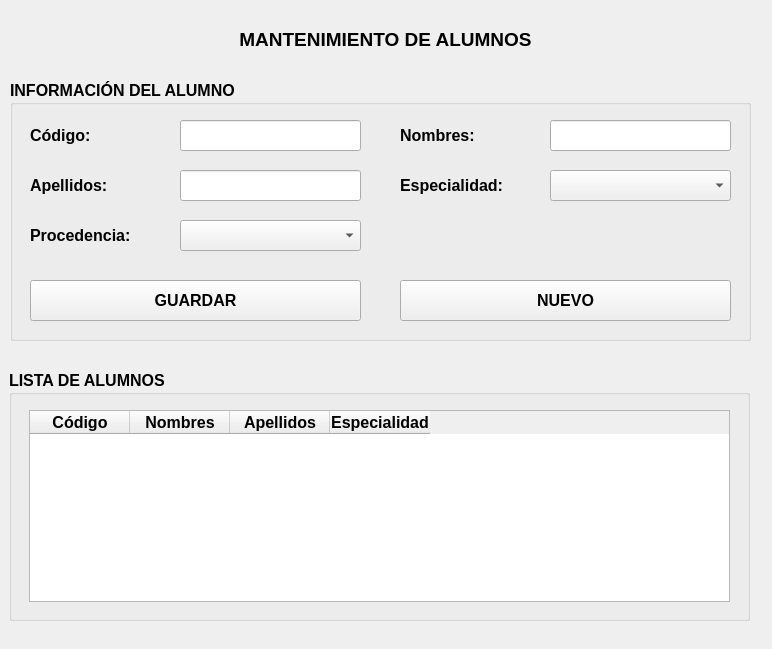
<?xml version="1.0" encoding="UTF-8"?>
<ui version="4.0">
 <class>MainWindow</class>
 <widget class="QMainWindow" name="MainWindow">
  <property name="geometry">
   <rect>
    <x>0</x>
    <y>0</y>
    <width>772</width>
    <height>649</height>
   </rect>
  </property>
  <property name="windowTitle">
   <string>MainWindow</string>
  </property>
  <widget class="QWidget" name="centralwidget">
   <widget class="QLabel" name="label">
    <property name="geometry">
     <rect>
      <x>20</x>
      <y>19</y>
      <width>731</width>
      <height>41</height>
     </rect>
    </property>
    <property name="font">
     <font>
      <pointsize>14</pointsize>
      <weight>75</weight>
      <bold>true</bold>
     </font>
    </property>
    <property name="text">
     <string>MANTENIMIENTO DE ALUMNOS</string>
    </property>
    <property name="alignment">
     <set>Qt::AlignCenter</set>
    </property>
   </widget>
   <widget class="QGroupBox" name="groupBox">
    <property name="geometry">
     <rect>
      <x>10</x>
      <y>80</y>
      <width>741</width>
      <height>261</height>
     </rect>
    </property>
    <property name="font">
     <font>
      <pointsize>12</pointsize>
      <weight>75</weight>
      <bold>true</bold>
     </font>
    </property>
    <property name="title">
     <string>INFORMACIÓN DEL ALUMNO</string>
    </property>
    <widget class="QLabel" name="label_2">
     <property name="geometry">
      <rect>
       <x>20</x>
       <y>40</y>
       <width>111</width>
       <height>31</height>
      </rect>
     </property>
     <property name="text">
      <string>Código:</string>
     </property>
    </widget>
    <widget class="QLineEdit" name="txtcodigo">
     <property name="geometry">
      <rect>
       <x>170</x>
       <y>40</y>
       <width>181</width>
       <height>31</height>
      </rect>
     </property>
    </widget>
    <widget class="QLabel" name="label_3">
     <property name="geometry">
      <rect>
       <x>390</x>
       <y>40</y>
       <width>141</width>
       <height>31</height>
      </rect>
     </property>
     <property name="text">
      <string>Nombres:</string>
     </property>
    </widget>
    <widget class="QLineEdit" name="txtnombre">
     <property name="geometry">
      <rect>
       <x>540</x>
       <y>40</y>
       <width>181</width>
       <height>31</height>
      </rect>
     </property>
    </widget>
    <widget class="QLabel" name="label_4">
     <property name="geometry">
      <rect>
       <x>20</x>
       <y>90</y>
       <width>111</width>
       <height>31</height>
      </rect>
     </property>
     <property name="text">
      <string>Apellidos:</string>
     </property>
    </widget>
    <widget class="QLineEdit" name="txtapellido">
     <property name="geometry">
      <rect>
       <x>170</x>
       <y>90</y>
       <width>181</width>
       <height>31</height>
      </rect>
     </property>
    </widget>
    <widget class="QLabel" name="label_5">
     <property name="geometry">
      <rect>
       <x>390</x>
       <y>90</y>
       <width>141</width>
       <height>31</height>
      </rect>
     </property>
     <property name="text">
      <string>Especialidad:</string>
     </property>
    </widget>
    <widget class="QComboBox" name="cboespecialidad">
     <property name="geometry">
      <rect>
       <x>540</x>
       <y>90</y>
       <width>181</width>
       <height>31</height>
      </rect>
     </property>
    </widget>
    <widget class="QComboBox" name="cboprocedencia">
     <property name="geometry">
      <rect>
       <x>170</x>
       <y>140</y>
       <width>181</width>
       <height>31</height>
      </rect>
     </property>
    </widget>
    <widget class="QLabel" name="label_6">
     <property name="geometry">
      <rect>
       <x>20</x>
       <y>140</y>
       <width>141</width>
       <height>31</height>
      </rect>
     </property>
     <property name="text">
      <string>Procedencia:</string>
     </property>
    </widget>
    <widget class="QPushButton" name="btnguardar">
     <property name="geometry">
      <rect>
       <x>20</x>
       <y>200</y>
       <width>331</width>
       <height>41</height>
      </rect>
     </property>
     <property name="text">
      <string>GUARDAR</string>
     </property>
    </widget>
    <widget class="QPushButton" name="btnnuevo">
     <property name="geometry">
      <rect>
       <x>390</x>
       <y>200</y>
       <width>331</width>
       <height>41</height>
      </rect>
     </property>
     <property name="text">
      <string>NUEVO</string>
     </property>
    </widget>
   </widget>
   <widget class="QGroupBox" name="groupBox_2">
    <property name="geometry">
     <rect>
      <x>9</x>
      <y>370</y>
      <width>741</width>
      <height>251</height>
     </rect>
    </property>
    <property name="font">
     <font>
      <pointsize>12</pointsize>
      <weight>75</weight>
      <bold>true</bold>
     </font>
    </property>
    <property name="title">
     <string>LISTA DE ALUMNOS</string>
    </property>
    <widget class="QTableWidget" name="tblalumnos">
     <property name="geometry">
      <rect>
       <x>20</x>
       <y>40</y>
       <width>701</width>
       <height>192</height>
      </rect>
     </property>
     <column>
      <property name="text">
       <string>Código</string>
      </property>
     </column>
     <column>
      <property name="text">
       <string>Nombres</string>
      </property>
     </column>
     <column>
      <property name="text">
       <string>Apellidos</string>
      </property>
     </column>
     <column>
      <property name="text">
       <string>Especialidad</string>
      </property>
     </column>
    </widget>
   </widget>
  </widget>
 </widget>
 <resources/>
 <connections/>
</ui>
